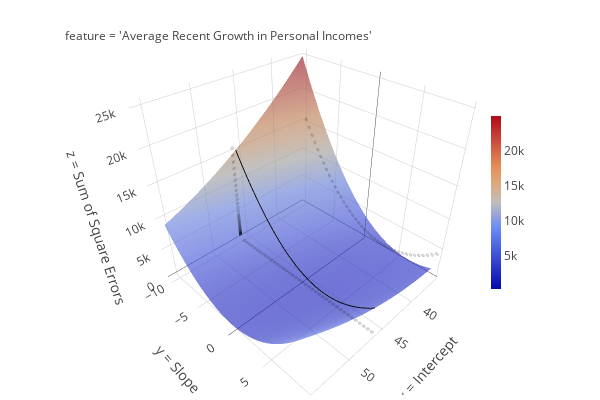

Source (notebook cell):
### Code cell
configure_plotly_browser_state()
data = [go.Surface(x=bs,
                   y=ms,
                   z=sses,
                   name='',
                   opacity=0.6,
                   colorbar=dict(x=0.8, len=0.5, thickness=10,
                                 outlinecolor='white', 
                                 outlinewidth=0)
                  ),
        go.Scatter3d(x=bs[save_i],
                     y=ms[save_i],
                     z=sses[save_i],
                     name='',
                     mode='markers+lines',
                     marker=dict(size=0.1,
                                 color="black", 
                                 opacity=0.4,
                                 line=dict(width=0.01, color='black'),),
                     projection=dict(x=dict(show=True, opacity=0.15, scale=10),
                                     y=dict(show=True, opacity=0.15, scale=10),
                                     z=dict(show=True, opacity=0.15, scale=10),),
                    )
       ]
layout = go.Layout(autosize=False,
                   width=600, height=400,
                   margin=dict(l=5, r=0, b=5, t=10),
                   scene={'xaxis': {'title': 'x = Intercept'}, 
                          'yaxis': {'title': 'y = Slope'}, 
                          'zaxis': {'title': 'z = Sum of Square Errors'}}, 
                   title=go.layout.Title(text="feature = 'Average Recent Growth in Personal Incomes'", 
                                         xref='paper', x=0.1, y=0.92, font={'size':12})
                  )
fig = go.Figure(data=data, layout=layout)
iplot(fig)

### Figure 1 — Plotly figure (JSON) as saved in the notebook; plotly's stock layout.template omitted (floating-point values rounded to 4 significant figures; data arrays with more than 128 entries replaced by an {"elided": "..."} marker saying what was removed)
{"data": [{"opacity": 0.6, "name": "", "colorbar": {"x": 0.8, "outlinewidth": 0, "thickness": 10, "len": 0.5, "outlinecolor": "white"}, "y": {"elided": "40x40 float values"}, "x": {"elided": "40x40 float values"}, "z": {"elided": "40x40 float values"}, "type": "surface", "uid": "0d8d4368-9e4d-4388-9814-4d3d57b16e96"}, {"projection": {"y": {"opacity": 0.15, "scale": 10, "show": true}, "x": {"opacity": 0.15, "scale": 10, "show": true}, "z": {"opacity": 0.15, "scale": 10, "show": true}}, "uid": "1c1cc3e8-d392-4796-ac7e-00ed3503a36f", "y": [-10, -9.5, -9, -8.5, -8, -7.5, -7, -6.5, -6, -5.5, -5, -4.5, -4, -3.5, -3, -2.5, -2, -1.5, -1, -0.5, 0, 0.5, 1, 1.5, 2, 2.5, 3, 3.5, 4, 4.5, 5, 5.5, 6, 6.5, 7, 7.5, 8, 8.5, 9, 9.5], "mode": "markers+lines", "marker": {"color": "black", "opacity": 0.4, "line": {"color": "black", "width": 0.01}, "size": 0.1}, "x": [46, 46, 46, 46, 46, 46, 46, 46, 46, 46, 46, 46, 46, 46, 46, 46, 46, 46, 46, 46, 46, 46, 46, 46, 46, 46, 46, 46, 46, 46, 46, 46, 46, 46, 46, 46, 46, 46, 46, 46], "z": [15220.0, 14100.0, 13020.0, 11990.0, 11000.0, 10050.0, 9146.0, 8287.0, 7471.0, 6698.0, 5969.0, 5283.0, 4640.0, 4041.0, 3486.0, 2973.0, 2505.0, 2079.0, 1697.0, 1359.0, 1063.0, 811.6, 603.3, 438.4, 316.9, 238.8, 204.1, 212.8, 265.0, 360.6, 499.6, 682.0, 907.8, 1177.0, 1490.0, 1846.0, 2245.0, 2688.0, 3174.0, 3704.0], "type": "scatter3d", "name": ""}], "layout": {"autosize": false, "title": {"y": 0.92, "text": "feature = 'Average Recent Growth in Personal Incomes'", "font": {"size": 12}, "xref": "paper", "x": 0.1}, "scene": {"zaxis": {"title": {"text": "z = Sum of Square Errors"}}, "xaxis": {"title": {"text": "x = Intercept"}}, "yaxis": {"title": {"text": "y = Slope"}}}, "height": 400, "width": 600, "margin": {"r": 0, "b": 5, "l": 5, "t": 10}}}
